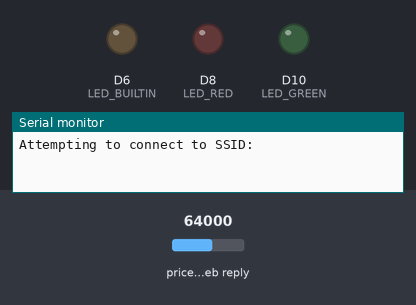
A sketch run on a simulated Arduino MKR. Parts: output pins drawn as LEDs (lit = HIGH), the last lines printed to the serial monitor. The inputs (shaded band) are chosen by the test bench; at power-on: price in the web reply 64000. WiFi joins after 1.5 s; servers stay silent unless stated; web services answer with replies made up by the test bench; not simulated (calls return 0 or success): arduino_secrets.h.

Above: at 0.1 s.
At 14.2 s:
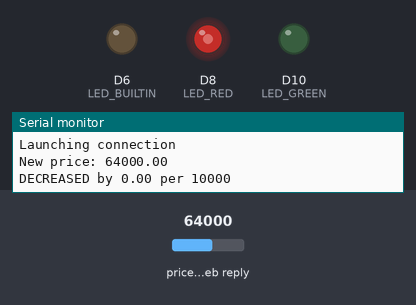
At 42.9 s:
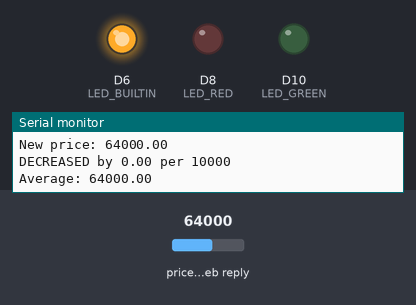
Timing chart, 0 to 52.8 s (numbered marks = the images above):
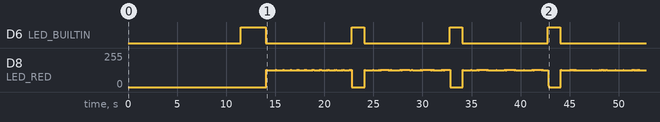

The sketch:

btc.ino
```cpp
#include <SPI.h>
#include <WiFi101.h>
#include <ArduinoJson.h>

#include "arduino_secrets.h"
char ssid[] = SECRET_SSID;    // network SSID
char pass[] = SECRET_PASS;    // network password (use for WPA, or use as key for WEP)
int keyIndex = 0;             // network key Index number (needed only for WEP)

int status = WL_IDLE_STATUS;

// Initialize the WiFi client library
WiFiClient client;

// server address:
char server[] = "api.coindesk.com";

const unsigned long updateInterval = 10L * 1000L; // delay between updates, in milliseconds
unsigned long nextUpdate = 0;


float currentPrice = -1;
float averagePrice = -1;
const float exponentialFactor = 0.9; // 1.0 = never change price, 0.0 change immediately to last price

#define LED_RED 8
#define LED_GREEN 10

class ActiveLed{
  byte active_led :7;
  bool is_on      :1;
public:
  ActiveLed() : active_led(0), is_on(false) {}
  void on(){
    digitalWrite(active_led, HIGH);
    is_on = true;
  }
  void off(){
    digitalWrite(active_led, LOW);
    is_on = false;
  }
  void switch_led(byte new_led){
    off(); // switch off old led
    active_led = new_led;
    off(); // new led starts off
  }
  void toggle(){
    if(is_on){ off(); } else { on(); }
  }
};

class BlinkingLed: public ActiveLed {
  unsigned long blinkInterval = 0;
  unsigned long nextBlink = 0;
public:
  void blink(){
    toggle();
    nextBlink = millis() + blinkInterval;
  }
  void setBlinkInterval(unsigned long newInterval){
    blinkInterval = newInterval;
    nextBlink = millis() + blinkInterval;
    on();
  }
  bool is_overdue(unsigned long currentTime = millis()){
    return currentTime > nextBlink;
  }
} blinking_led;

void setup() {
  // Initialize pins
  pinMode(LED_BUILTIN, OUTPUT);
  pinMode(LED_RED, OUTPUT);
  pinMode(LED_GREEN, OUTPUT);

  //Initialize serial and wait for port to open:
  Serial.begin(9600);
  while (!Serial) {
    ; // wait for serial port to connect. Needed for native USB port only
  }

  // check for the presence of the shield:
  if (WiFi.status() == WL_NO_SHIELD) {
    Serial.println("WiFi shield not present");
    // don't continue:
    while (true);
  }

  // attempt to connect to WiFi network:
  while ( status != WL_CONNECTED) {
    Serial.print("Attempting to connect to SSID: ");
    Serial.println(ssid);
    // Connect to WPA/WPA2 network. Change this line if using open or WEP network:
    status = WiFi.begin(ssid, pass);

    // wait 10 seconds for connection:
    delay(10000);
  }
  // you're connected now, so print out the status:
  printWiFiStatus();

  // ensure we have a connection and price
  readNewPrice();
  averagePrice = currentPrice;
  Serial.print("First price: ");
  Serial.println(currentPrice);
}

void loop() {
  const unsigned int currentTime = millis();
  if (currentTime > nextUpdate){
    blinking_led.off();
    nextUpdate = currentTime + updateInterval;
    updateAverageWithPreviousCurrentPrice();
    // send HTTP request, reconnecting if needed.
    readNewPrice();
    blinking_led.setBlinkInterval(getBlinkInterval());
  } else if(blinking_led.is_overdue(currentTime)){
    blinking_led.blink();
  }
}

void readNewPrice(){
  //Set inbuilt led to signal that data is refreshing
  digitalWrite(LED_BUILTIN, HIGH);
  while(!doHttpRequest() || !readHttpJsonResponse()) {
    delay(1000);
  }

  Serial.print("New price: ");
  Serial.println(currentPrice);

  // Turn off led now that we're done
  digitalWrite(LED_BUILTIN, LOW);
}

unsigned long getBlinkInterval(){
  const int scale = 10000;
  const float change = scale * (currentPrice/averagePrice -1);
  if(change > 0){
    blinking_led.switch_led(LED_GREEN);
    Serial.print("INCREASED by ");
  } else {
    blinking_led.switch_led(LED_RED);
    Serial.print("DECREASED by ");
  }
  Serial.print(change);
  Serial.print(" per ");
  Serial.println(scale);

  // Blink a number of times equal to "change"
  // 2 because 1 blink is 2 toggles, one on and one off
  const float blinksPerInterval = 2 * abs(change);
  return updateInterval / blinksPerInterval;
}

void updateAverageWithPreviousCurrentPrice(){
  // TODO update to consider how much time since last update
  averagePrice = averagePrice * exponentialFactor + currentPrice * (1.0- exponentialFactor);
  Serial.print("Average: ");
  Serial.println(averagePrice);
}

bool readHttpJsonResponse() {
  // get rid of headers
  while (client.connected()) {
    String line = client.readStringUntil('\n');
    if (line == "\r") {
      break; // headers are done
    }
  }

  // if there is data, read it.
  while (client.available()) {
    String jsonResponse = client.readString();
    DynamicJsonDocument doc(1024);
    DeserializationError error = deserializeJson(doc, jsonResponse);
    if (error) {
      Serial.print("deserializeJson() failed: ");
      Serial.println(error.c_str());
      Serial.println("Original was:");
      Serial.println(jsonResponse);
      return false;
    }
    currentPrice = doc["bpi"]["USD"]["rate_float"];
  }
  return true;
}

// this method makes a HTTP connection to the server:
bool doHttpRequest() {
  // Check if the client is already connected
  if (!client.connected()) {
    // Not connected, so try to connect
    if (!client.connect(server, 80)) {
      Serial.println("Connection failed");
      return false;
    }
  }

  // if there's a successful connection:
  Serial.println("Launching connection");
  Serial.println("");
  // send the HTTP GET request:
  client.println("GET /v1/bpi/currentprice.json HTTP/1.1");
  client.print("Host: ");
  client.println(server);
  client.println("User-Agent: ArduinoWiFi/1.1");
  client.println("Connection: keep-alive");
  client.println();

  return true;
}


void printWiFiStatus() {
  // print the SSID of the network you're attached to:
  Serial.print("SSID: ");
  Serial.println(WiFi.SSID());

  // print your WiFi shield's IP address:
  IPAddress ip = WiFi.localIP();
  Serial.print("IP Address: ");
  Serial.println(ip);

  // print the received signal strength:
  long rssi = WiFi.RSSI();
  Serial.print("signal strength (RSSI):");
  Serial.print(rssi);
  Serial.println(" dBm");
}
```

Measured:
- by itself, D6 (LED_BUILTIN): alternates HIGH for 1.3 s and LOW for 8.7 s
